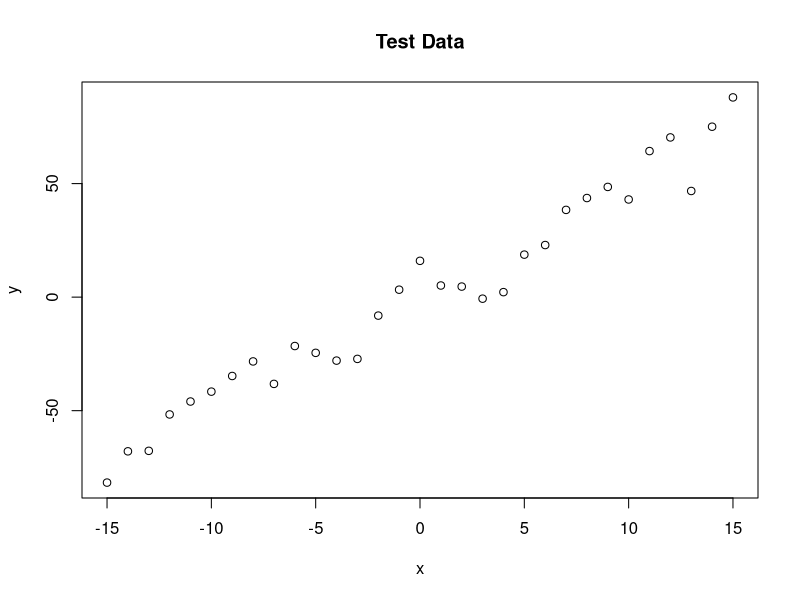
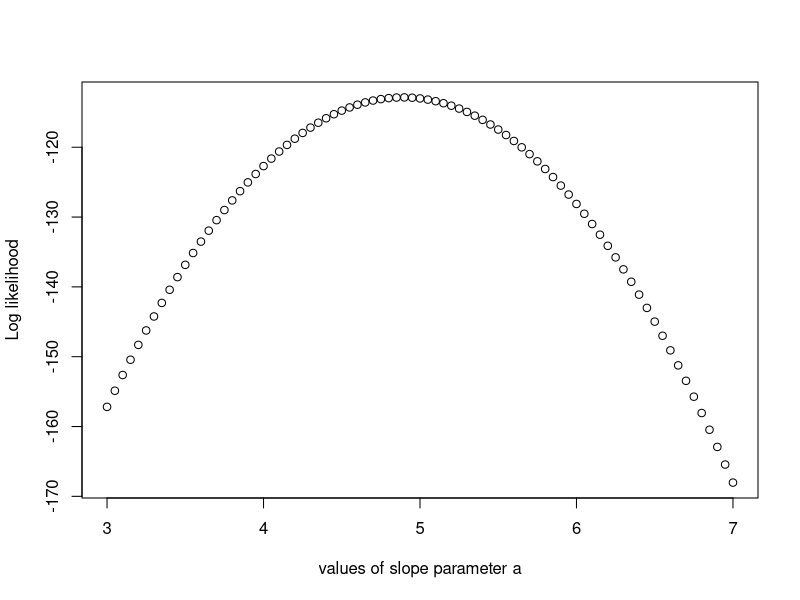
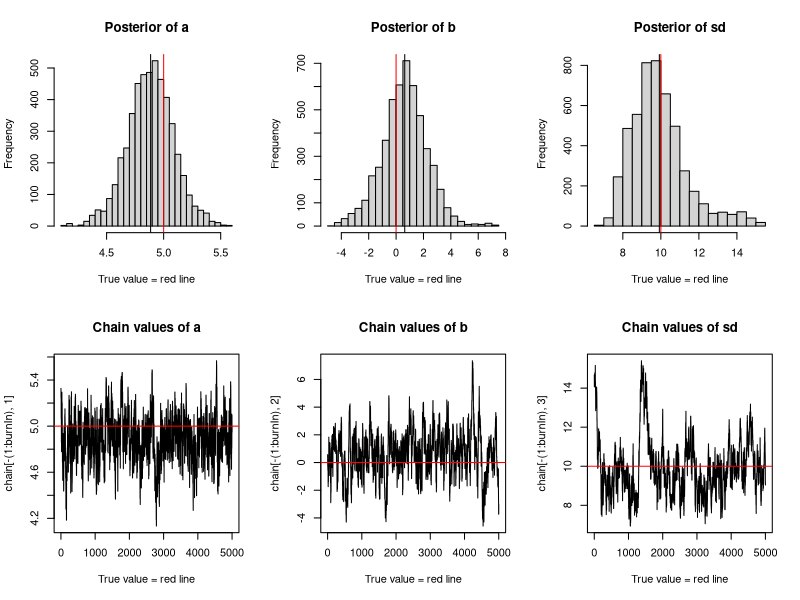

Generate these figures, in order, with R:
## ---- chunk 1
trueA <- 5
trueB <- 0
trueSd <- 10
sampleSize <- 31

# create independent x-values 
x <- (-(sampleSize-1)/2):((sampleSize-1)/2)
# create dependent values according to ax + b + N(0,sd)
y <-  trueA * x + trueB + rnorm(n=sampleSize,mean=0,sd=trueSd)

plot(x,y, main="Test Data")
## ---- chunk 2
likelihood = function(param) {
  a = param[1]
  b = param[2]
  sd= param[3]
  
  pred = a*x + b
  singlelikelihoods = dnorm(y, mean=pred, sd=sd, log=T)
  sumll = sum(singlelikelihoods)    #log likelihood
  return(sumll)
}

slopevalues = function(x) {
  return(likelihood(c(x, trueB, trueSd)))
}

slopelikelihoods = lapply(seq(3,7, by=.05), slopevalues)

plot(seq(3,7, by=0.05), slopelikelihoods, type="p", xlab="values of slope parameter a", ylab="Log likelihood")
## ---- chunk 3
#prior distribution
prior = function(param) {
  a = param[1]
  b = param[2]
  sd= param[3]
  aprior = dunif(a, min=0, max=10, log=T)
  bprior = dnorm(b, sd = 5, log=T)
  sdprior=dunif(sd, min=0, max=30, log=T)
  return(aprior+bprior+sdprior)
}

#posterior distribution MCMC will be working on
posterior = function(param) {
  return(likelihood(param) + prior(param))
}

#Metropolis algorithm
proposalfunction = function(param) {
  return(rnorm(3, mean=param, sd=c(0.1, 0.5, 0.3)))
}

run_metropolis_MCMC = function(startvalue, iterations) {
  chain = array( dim = c(iterations+1,3) )
  chain[1, ] = startvalue
  for ( i in 1 : iterations ) {
    proposal = proposalfunction(chain[i, ])
    probab = exp(posterior(proposal) - posterior(chain[i, ]) )
    if ( runif(1) < probab ) {
      chain[i+1, ] = proposal
    } 
    else {
      chain[i+1, ] = chain[i, ]
    }
  }
  return(chain)
}

startvalue = c(4,0,10)
chain = run_metropolis_MCMC(startvalue, 10000)

burnIn = 5000

acceptance = 1 - mean(duplicated(chain[-(1:burnIn), ] ) )             

#Summary
par(mfrow = c(2,3))
hist(chain[ -(1:burnIn), 1], nclass=30, main="Posterior of a", xlab="True value = red line")
abline(v=mean(chain[-(1:burnIn), 1]))
abline(v=trueA, col="red")

hist(chain[-(1:burnIn),2], nclass=30, main="Posterior of b", xlab="True value = red line")
abline(v=mean(chain[-(1:burnIn),2]))
abline(v=trueB, col="red")

hist(chain[-(1:burnIn),3], nclass=30, main="Posterior of sd", xlab="True value = red line")
abline(v=mean(chain[-(1:burnIn),3]))
abline(v=trueSd, col="red")

plot(chain[-(1:burnIn),1], type="l", xlab="True value = red line", main="Chain values of a")
abline(h=trueA, col="red")

plot(chain[-(1:burnIn),2], type="l", xlab="True value = red line", main="Chain values of b")
abline(h=trueB, col="red")

plot(chain[-(1:burnIn),3], type="l", xlab="True value = red line", main="Chain values of sd")
abline(h=trueSd, col="red")
## ---- chunk 4

summary(lm(y~x))
